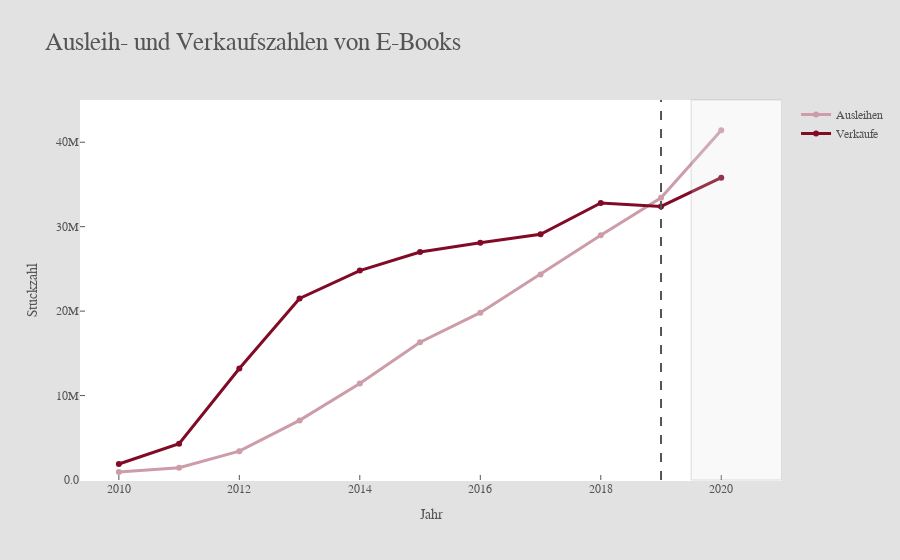

Notebook code for this chart:
### Markdown cell above
### Ausleih- und Verkaufszahlen von E-Books

### Code cell
fig = go.Figure()

# traces: lendings and sales
fig.add_trace(go.Scatter(x=df['year'], y=df['digital_lendings'], name='Ausleihen', line=dict(color='#CC9DA8', width=3)))
fig.add_trace(go.Scatter(x=df['year'], y=df['ebook_sales'], name='Verkäufe', line=dict(color='#810a26', width=3)))

fig.update_traces(hovertemplate='%{x}: %{y} E-Books')

# layout
fig.update_layout(title='Ausleih- und Verkaufszahlen von E-Books',
                    title_font_size=25,

                    xaxis_title='Jahr',
                    yaxis_title='Stückzahl',

                    font_family='Gravitas One',
                    font_color='#555555',

                    paper_bgcolor='#e2e2e2',
                    plot_bgcolor='#ffffff',
                   )

fig.update_xaxes(title_text='Jahr', ticks='inside', tickcolor='#555555', fixedrange=True)
fig.update_yaxes(dtick=10000000, tick0=0, tickformat='.2s', ticks='inside', fixedrange=True, range=[0, 45000000], tickcolor='#555555')

# adding markers to indicate covid-19 and the point where lendings become higher than sales
fig.add_vline('2019', line=dict(color='#555555', width=2, dash='dash'))
fig.add_vrect(x0='2019.5', x1='2021', fillcolor='#e2e2e2', opacity=0.2, line=dict(color='#555555', width=1))

fig.show()

### Figure 1 — Plotly figure (JSON) as saved in the notebook; plotly's stock layout.template omitted (floating-point values rounded to 4 significant figures)
{"data": [{"hovertemplate": "%{x}: %{y} E-Books", "line": {"color": "#CC9DA8", "width": 3}, "name": "Ausleihen", "type": "scatter", "x": [2010, 2011, 2012, 2013, 2014, 2015, 2016, 2017, 2018, 2019, 2020], "y": [961683, 1443091, 3418398, 7060821, 11436854, 16314414, 19813365, 24350279, 28979729, 33410061, 41432441]}, {"hovertemplate": "%{x}: %{y} E-Books", "line": {"color": "#810a26", "width": 3}, "name": "Verkäufe", "type": "scatter", "x": [2010, 2011, 2012, 2013, 2014, 2015, 2016, 2017, 2018, 2019, 2020], "y": [1900000, 4300000, 13200000, 21500000, 24800000, 27000000, 28100000, 29100000, 32800000, 32400000, 35800000]}], "layout": {"font": {"color": "#555555", "family": "Gravitas One"}, "paper_bgcolor": "#e2e2e2", "plot_bgcolor": "#ffffff", "shapes": [{"line": {"color": "#555555", "dash": "dash", "width": 2}, "type": "line", "x0": "2019", "x1": "2019", "xref": "x", "y0": 0, "y1": 1, "yref": "y domain"}, {"fillcolor": "#e2e2e2", "line": {"color": "#555555", "width": 1}, "opacity": 0.2, "type": "rect", "x0": "2019.5", "x1": "2021", "xref": "x", "y0": 0, "y1": 1, "yref": "y domain"}], "title": {"font": {"size": 25}, "text": "Ausleih- und Verkaufszahlen von E-Books"}, "xaxis": {"fixedrange": true, "tickcolor": "#555555", "ticks": "inside", "title": {"text": "Jahr"}}, "yaxis": {"dtick": 10000000, "fixedrange": true, "range": [0, 45000000], "tick0": 0, "tickcolor": "#555555", "tickformat": ".2s", "ticks": "inside", "title": {"text": "Stückzahl"}}}}
